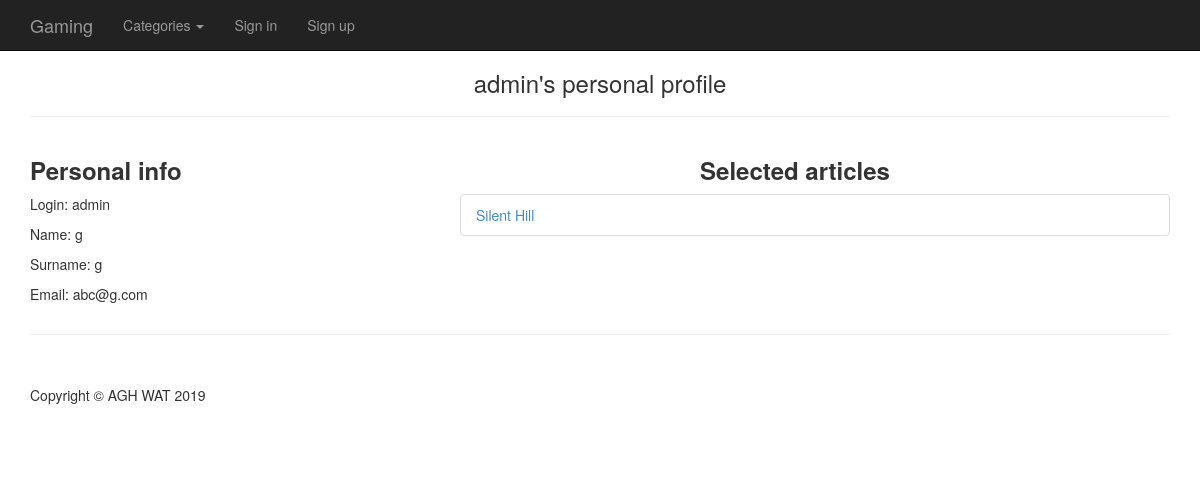
Page /user_account/admin/ on the committed database.
### mediaportalapp/models.py (models this page shows, shortened)
class UserAccount(models.Model):
	user = models.OneToOneField(settings.AUTH_USER_MODEL)
	first_name = models.CharField(max_length=30)
	last_name = models.CharField(max_length=30)
	email = models.EmailField()
	favorite_articles = models.ManyToManyField(Article, blank=True)

class Article(models.Model):
	category = models.ForeignKey(Category)#la o singura categorie pot fi multe articule ,
	title = models.CharField(max_length=160)
	slug = models.SlugField()#vezi mai sus
	image = models.ImageField(upload_to=generate_filename) #vom adauga o imagine TODO vreaau un trailer de la joc
	content = models.TextField()
	likes = models.PositiveIntegerField(default=0) #laikuri care trebuie sa fiem ai mult decat 0
	dislikes = models.PositiveIntegerField(default=0)
	objects = models.Manager()
	custom_manager = ArticleManager()
	comments = GenericRelation('comments')
	def get_absolute_url(self):
		return reverse('article-detail', kwargs={'category': self.category.slug, 'slug': self.slug })

### mediaportalapp/views.py (the view)
# urls.py: url(r'^user_account/(?P<user>[-\w]+)/$', UserAccountView.as_view(), name = 'account_view'),
class UserAccountView(View):
	template_name='user_account.html'
	def get(self, request, *args, **kwargs):
		user = self.kwargs.get('user')
		current_user = UserAccount.objects.get(user = User.objects.get(username=user))
		context={
			'current_user': current_user
		}
		return render(self.request, self.template_name, context)

### mediaportalapp/templates/user_account.html
{% extends 'index.html' %}
{% block content %}
<div class='container'>
<h3 class='text-center'>{{current_user.user}}'s personal profile</h3>
	<hr>
	<div class='row'>
		<div class='col-sm-4'>
			<h3><strong>Personal info</strong></s></h3>
			<p>Login: {{current_user.user}}</p>
			<p>Name: {{current_user.first_name}}</p>
			<p>Surname: {{current_user.last_name}}</p>
			<p>Email: {{current_user.email}}</p>
		</div>
		<div class='col-sm-8'>
			<h3 class='text-center'><strong>Selected articles</strong></h3>
			<ul class='button-group'>
				{% for article in current_user.favorite_articles.all %}
				<li class='list-group-item'><a href ='{{ article.get_absolute_url }}'style='text-decoration: none;'>{{ article.title }}</a></li>
				{% endfor %}
			</ul>
		</div>
	</div>
	</div>
{% endblock content %}

### static_in_development/css/4-col-portfolio.css (style rules this page uses)
body { margin-top: 50px; }

### rows in the picture
UserAccount: user "admin", first_name "g", last_name "g", email "abc@g.com"
Article: title "Silent Hill"
